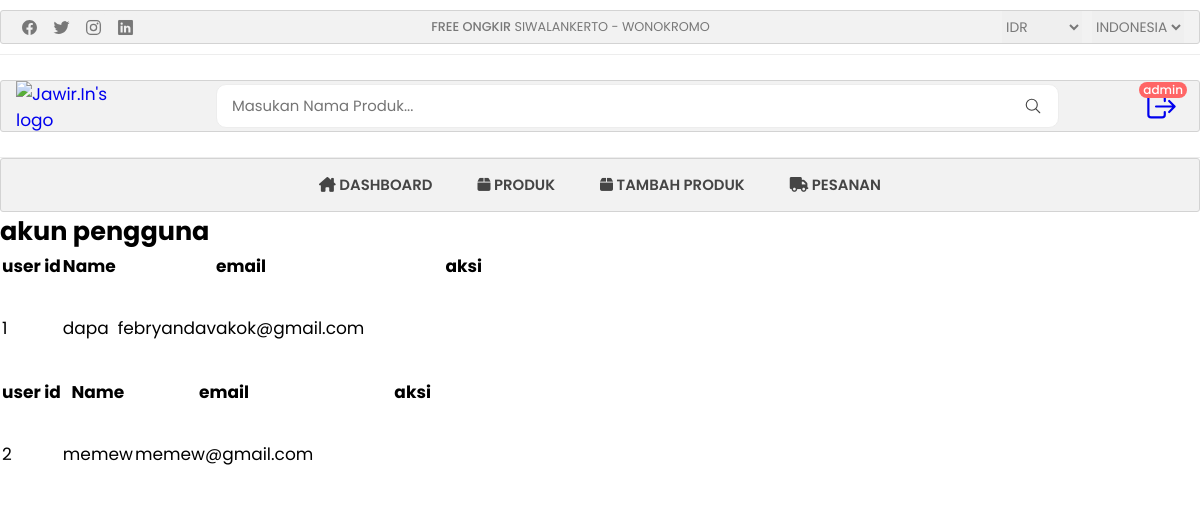
Screenshot of /admin/users_accounts.php (signed in) with the database file from the repository.
### tables this page shows
CREATE TABLE `users` (
  `id` int(100) NOT NULL,
  `name` varchar(20) NOT NULL,
  `email` varchar(50) NOT NULL,
  `password` varchar(50) NOT NULL
);

### admin/users_accounts.php (the view, shortened to what this page needs)
<?php
include '../components/connect.php';
?>
<!DOCTYPE html>
<html lang="en">
<head>
   <link rel="stylesheet" href="https://cdnjs.cloudflare.com/ajax/libs/font-awesome/6.1.1/css/all.min.css">
   <link rel="stylesheet" href="../css/admin_style.css?=<?php echo time(); ?>">
</head>
<body>
<?php include '../components/admin_header.php'; ?>
<section class="accounts">
   <h1 class="heading">akun pengguna</h1>
           <?php
         $select_accounts = $conn->prepare("SELECT * FROM `users`");
         $select_accounts->execute();
         if($select_accounts->rowCount() > 0){
            while($fetch_accounts = $select_accounts->fetch(PDO::FETCH_ASSOC)){
      ?>
   <table class="table">
           <thead>
              <tr>
               <th>user id</th>
               <th>Name</th>
               <th>email</th>
               <th width="150px">aksi</th>
              </tr>
           </thead>
           <tbody>
            <tr>
               <td  data-label="user id"><?= $fetch_accounts['id']; ?></td>
               <td  data-label="nama"><?= $fetch_accounts['name']; ?></td>
               <td class="td1" data-label="email"><?= $fetch_accounts['email']; ?></td>
               <td  data-label="aksi">
               <a href="users_accounts.php?delete=<?= $fetch_accounts['id']; ?>" onclick="return confirm('hapus akun ini? informasi terkait pengguna juga akan dihapus!')" class="delete-btn">hapus</a>
            </td>
            </tr>
           </tbody>
           <?php
               }
            }else{
               echo '<p class="empty">tidak ada akun pengguna yang terdaftar!</p>';
            }
         ?>
      </table>
</section>
</body>
</html>

### components/admin_header.php (shortened to what this page needs)
<!DOCTYPE html>
<html lang="en">
<head>
   <link rel="stylesheet" href="https://cdnjs.cloudflare.com/ajax/libs/font-awesome/6.1.1/css/all.min.css">
   <link rel="stylesheet" href="../assets/css/style_sakkarepmu.css">
</head>
<header class="header">
   <section class="flex">
      <div class="header-top">
         <div class="container">
            <ul class="header-social-container">
               <li>
                  <a href="#" class="social-link">
                     <ion-icon name="logo-facebook"></ion-icon>
                  </a>
               </li>
               <li>
                  <a href="#" class="social-link">
                     <ion-icon name="logo-twitter"></ion-icon>
                  </a>
               </li>
               <li>
                  <a href="#" class="social-link">
                     <ion-icon name="logo-instagram"></ion-icon>
                  </a>
               </li>
               <li>
                  <a href="#" class="social-link">
                     <ion-icon name="logo-linkedin"></ion-icon>
                  </a>
               </li>
            </ul>
            <div class="header-alert-news">
               <p>
                  <b>Free Ongkir</b>
                  SIWALANKERTO - WONOKROMO
               </p>
            </div>
            <div class="header-top-actions">
               <select name="currency">
                  <option value="usd">IDR</option>
               </select>
               <select name="language">
                  <option value="en-US">Indonesia</option>
               </select>
            </div>
         </div>
      </div>
      <div class="header-main">
         <div class="container">
            <a href="#" class="header-logo">
               <img src="../assets/images/logo/telu.png" alt="Jawir.In's logo" width="120" height="50">
            </a>
            <div class="header-search-container">
               <input type="search" name="search" class="search-field" placeholder="Masukan Nama Produk...">
               <button class="search-btn">
                  <ion-icon name="search-outline"></ion-icon>
               </button>
            </div>
            <div class="header-user-actions">
            <?php
            $select_profile = $conn->prepare("SELECT * FROM `admins` WHERE id = ?");
            $select_profile->execute([$admin_id]);
            if ($select_profile->rowCount() > 0) {
               $fetch_profile = $select_profile->fetch(PDO::FETCH_ASSOC);
               ?>
               <div id="admin-btn">
                  <button class="action-btn">
                     <a href="../components/admin_logout.php" onclick="return confirm('Apakah Anda Yakin Ingin Keluar?');">
                        <ion-icon name="log-out-outline"></ion-icon>
                     </a>
                     <span class="count">
                        <?= $fetch_profile["name"]; ?>
                     </span>
                  </button>
               </div>
            <?php } ?>
            </div>
         </div>
      </div>
      <nav class="desktop-navigation-menu">
         <div class="container">
            <ul class="desktop-menu-category-list">
               <li class="menu-category">
                  <a href="../admin/dashboard.php" class="menu-title"><i class="fa-solid fa-house-chimney"></i>
                     Dashboard</a>
               </li>
               <li class="menu-category">
                  <a href="../admin/products.php" class="menu-title"><i class="fa-solid fa-box"></i> Produk</a>
               </li>
               <li class="menu-category">
                  <a href="../admin/tambah_products.php" class="menu-title"><i class="fa-solid fa-box"></i> Tambah
                     Produk</a>
               </li>
               <li class="menu-category">
                  <a href="../admin/placed_orders.php" class="menu-title"><i class="fa-solid fa-truck"></i> Pesanan</a>
               </li>
            </ul>
      </nav>
   </section>
</header>

### rows the page displays
users: id "1", name "dapa", email "febryandavakok@gmail.com"
users: id "2", name "memew", email "memew@gmail.com"

### other values shown
$fetch_profile["name"] "admin"
